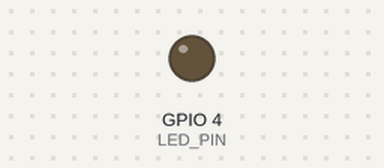
This sketch was run on a simulated ESP32. On the bench: output pins drawn as LEDs (lit = HIGH). What the sketch prints to the serial monitor is not drawn. At 2.0 s the program puts the board to deep sleep or switches it off; the recording ends there.

Above: at 0.1 s.
At 1.1 s:
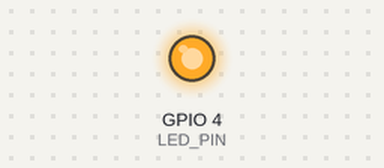
Timing chart, 0 to 2.0 s (numbered marks = the images above):
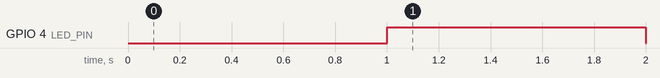

Measured:
- by itself, GPIO 4 (LED_PIN): LOW → HIGH at 1.0 s, → LOW 1.0 s later

The sketch:

DAT01.ino
```cpp
#include "esp_camera.h"
#include "Arduino.h"
#include "driver/rtc_io.h"

#define LED_PIN 4

void setup() {
  Serial.begin(115200);
  Serial.setDebugOutput(true);
  Serial.print("Start");
  delay(1000);

  pinMode(LED_PIN, OUTPUT);
  pinMode(GPIO_NUM_13, INPUT_PULLUP); //commented out when i added the gpio pin 13 and sleep config

  Serial.print("Switching LED ON");
  digitalWrite(LED_PIN, true);
  delay(1000);
  digitalWrite(LED_PIN, false);

  esp_sleep_enable_ext0_wakeup(GPIO_NUM_13, 0);
  Serial.println("Sleeping");
  esp_deep_sleep_start();
}

void loop() {

}
```
